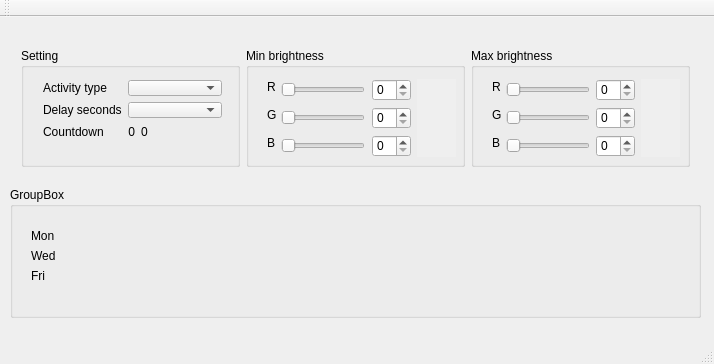
<?xml version="1.0" encoding="UTF-8"?>
<ui version="4.0">
    <class>mainwindowClass</class>
    <widget class="QMainWindow" name="mainwindowClass">
        <property name="geometry">
            <rect>
                <x>0</x>
                <y>0</y>
                <width>714</width>
                <height>364</height>
            </rect>
        </property>
        <property name="windowTitle">
            <string>mainwindow</string>
        </property>
        <widget class="QWidget" name="centralWidget">
            <widget class="QWidget" name="layoutWidget">
                <property name="geometry">
                    <rect>
                        <x>10</x>
                        <y>20</y>
                        <width>691</width>
                        <height>141</height>
                    </rect>
                </property>
                <layout class="QHBoxLayout" name="horizontalLayout">
                    <item>
                        <widget class="QGroupBox" name="groupBox_3">
                            <property name="title">
                                <string>Setting</string>
                            </property>
                            <widget class="QWidget" name="layoutWidget">
                                <property name="geometry">
                                    <rect>
                                        <x>11</x>
                                        <y>21</y>
                                        <width>201</width>
                                        <height>81</height>
                                    </rect>
                                </property>
                                <layout class="QGridLayout" name="gridLayout">
                                    <item row="2" column="0">
                                        <widget class="QLabel" name="label_10">
                                            <property name="text">
                                                <string>Countdown</string>
                                            </property>
                                        </widget>
                                    </item>
                                    <item row="0" column="0">
                                        <widget class="QLabel" name="activity_type_label">
                                            <property name="text">
                                                <string>Activity type</string>
                                            </property>
                                        </widget>
                                    </item>
                                    <item row="1" column="0">
                                        <widget class="QLabel" name="deley_type_label">
                                            <property name="text">
                                                <string>Delay seconds</string>
                                            </property>
                                        </widget>
                                    </item>
                                    <item row="0" column="1" colspan="3">
                                        <widget class="QComboBox" name="comboBoxActivityType"/>
                                    </item>
                                    <item row="1" column="1" colspan="3">
                                        <widget class="QComboBox" name="comboBoxTimer"/>
                                    </item>
                                    <item row="2" column="1">
                                        <widget class="QLabel" name="minutes_label">
                                            <property name="layoutDirection">
                                                <enum>Qt::LeftToRight</enum>
                                            </property>
                                            <property name="text">
                                                <string>0</string>
                                            </property>
                                            <property name="alignment">
                                                <set>Qt::AlignRight|Qt::AlignTrailing|Qt::AlignVCenter</set>
                                            </property>
                                        </widget>
                                    </item>
                                    <item row="2" column="3">
                                        <spacer name="horizontalSpacer">
                                            <property name="orientation">
                                                <enum>Qt::Horizontal</enum>
                                            </property>
                                            <property name="sizeHint" stdset="0">
                                                <size>
                                                    <width>40</width>
                                                    <height>20</height>
                                                </size>
                                            </property>
                                        </spacer>
                                    </item>
                                    <item row="2" column="2">
                                        <widget class="QLabel" name="seconds_label">
                                            <property name="text">
                                                <string>0</string>
                                            </property>
                                        </widget>
                                    </item>
                                </layout>
                            </widget>
                        </widget>
                    </item>
                    <item>
                        <widget class="QGroupBox" name="groupBox">
                            <property name="title">
                                <string>Min brightness</string>
                            </property>
                            <widget class="QLabel" name="label_6">
                                <property name="geometry">
                                    <rect>
                                        <x>21</x>
                                        <y>87</y>
                                        <width>16</width>
                                        <height>16</height>
                                    </rect>
                                </property>
                                <property name="text">
                                    <string>B</string>
                                </property>
                            </widget>
                            <widget class="QLabel" name="label_5">
                                <property name="geometry">
                                    <rect>
                                        <x>21</x>
                                        <y>59</y>
                                        <width>16</width>
                                        <height>16</height>
                                    </rect>
                                </property>
                                <property name="text">
                                    <string>G</string>
                                </property>
                            </widget>
                            <widget class="QSpinBox" name="spinBox_6">
                                <property name="geometry">
                                    <rect>
                                        <x>126</x>
                                        <y>87</y>
                                        <width>39</width>
                                        <height>22</height>
                                    </rect>
                                </property>
                                <property name="maximum">
                                    <number>255</number>
                                </property>
                            </widget>
                            <widget class="QSpinBox" name="spinBox_4">
                                <property name="geometry">
                                    <rect>
                                        <x>126</x>
                                        <y>31</y>
                                        <width>39</width>
                                        <height>22</height>
                                    </rect>
                                </property>
                                <property name="maximum">
                                    <number>255</number>
                                </property>
                            </widget>
                            <widget class="QLabel" name="label_4">
                                <property name="geometry">
                                    <rect>
                                        <x>21</x>
                                        <y>31</y>
                                        <width>16</width>
                                        <height>16</height>
                                    </rect>
                                </property>
                                <property name="text">
                                    <string>R</string>
                                </property>
                            </widget>
                            <widget class="QSlider" name="horizontalSliderMinGreenBrightness">
                                <property name="geometry">
                                    <rect>
                                        <x>35</x>
                                        <y>59</y>
                                        <width>84</width>
                                        <height>22</height>
                                    </rect>
                                </property>
                                <property name="maximum">
                                    <number>255</number>
                                </property>
                                <property name="orientation">
                                    <enum>Qt::Horizontal</enum>
                                </property>
                            </widget>
                            <widget class="QWidget" name="widgetMinPixelBrightnessColor" native="true">
                                <property name="geometry">
                                    <rect>
                                        <x>171</x>
                                        <y>31</y>
                                        <width>39</width>
                                        <height>78</height>
                                    </rect>
                                </property>
                                <property name="minimumSize">
                                    <size>
                                        <width>39</width>
                                        <height>3</height>
                                    </size>
                                </property>
                                <property name="autoFillBackground">
                                    <bool>true</bool>
                                </property>
                            </widget>
                            <widget class="QSlider" name="horizontalSliderMinBlueBrightness">
                                <property name="geometry">
                                    <rect>
                                        <x>35</x>
                                        <y>87</y>
                                        <width>84</width>
                                        <height>22</height>
                                    </rect>
                                </property>
                                <property name="maximum">
                                    <number>255</number>
                                </property>
                                <property name="orientation">
                                    <enum>Qt::Horizontal</enum>
                                </property>
                            </widget>
                            <widget class="QSlider" name="horizontalSliderMinRedBrightness">
                                <property name="geometry">
                                    <rect>
                                        <x>35</x>
                                        <y>31</y>
                                        <width>84</width>
                                        <height>22</height>
                                    </rect>
                                </property>
                                <property name="maximum">
                                    <number>255</number>
                                </property>
                                <property name="orientation">
                                    <enum>Qt::Horizontal</enum>
                                </property>
                            </widget>
                            <widget class="QSpinBox" name="spinBox_5">
                                <property name="geometry">
                                    <rect>
                                        <x>126</x>
                                        <y>59</y>
                                        <width>39</width>
                                        <height>22</height>
                                    </rect>
                                </property>
                                <property name="maximum">
                                    <number>255</number>
                                </property>
                            </widget>
                        </widget>
                    </item>
                    <item>
                        <widget class="QGroupBox" name="groupBox_2">
                            <property name="enabled">
                                <bool>true</bool>
                            </property>
                            <property name="title">
                                <string>Max brightness</string>
                            </property>
                            <widget class="QSpinBox" name="spinBox_2">
                                <property name="geometry">
                                    <rect>
                                        <x>125</x>
                                        <y>59</y>
                                        <width>39</width>
                                        <height>22</height>
                                    </rect>
                                </property>
                                <property name="maximum">
                                    <number>255</number>
                                </property>
                            </widget>
                            <widget class="QLabel" name="label_3">
                                <property name="geometry">
                                    <rect>
                                        <x>21</x>
                                        <y>87</y>
                                        <width>16</width>
                                        <height>16</height>
                                    </rect>
                                </property>
                                <property name="text">
                                    <string>B</string>
                                </property>
                            </widget>
                            <widget class="QLabel" name="label_2">
                                <property name="geometry">
                                    <rect>
                                        <x>21</x>
                                        <y>59</y>
                                        <width>16</width>
                                        <height>16</height>
                                    </rect>
                                </property>
                                <property name="text">
                                    <string>G</string>
                                </property>
                            </widget>
                            <widget class="QLabel" name="label">
                                <property name="geometry">
                                    <rect>
                                        <x>21</x>
                                        <y>31</y>
                                        <width>16</width>
                                        <height>16</height>
                                    </rect>
                                </property>
                                <property name="text">
                                    <string>R</string>
                                </property>
                            </widget>
                            <widget class="QSlider" name="horizontalSliderMaxBlueBrightness">
                                <property name="geometry">
                                    <rect>
                                        <x>35</x>
                                        <y>87</y>
                                        <width>84</width>
                                        <height>22</height>
                                    </rect>
                                </property>
                                <property name="maximum">
                                    <number>255</number>
                                </property>
                                <property name="orientation">
                                    <enum>Qt::Horizontal</enum>
                                </property>
                            </widget>
                            <widget class="QSpinBox" name="spinBox">
                                <property name="geometry">
                                    <rect>
                                        <x>125</x>
                                        <y>31</y>
                                        <width>39</width>
                                        <height>22</height>
                                    </rect>
                                </property>
                                <property name="maximum">
                                    <number>255</number>
                                </property>
                            </widget>
                            <widget class="QSpinBox" name="spinBox_3">
                                <property name="geometry">
                                    <rect>
                                        <x>125</x>
                                        <y>87</y>
                                        <width>39</width>
                                        <height>22</height>
                                    </rect>
                                </property>
                                <property name="maximum">
                                    <number>255</number>
                                </property>
                            </widget>
                            <widget class="QWidget" name="widgetMaxPixelBrightnessColor" native="true">
                                <property name="geometry">
                                    <rect>
                                        <x>170</x>
                                        <y>31</y>
                                        <width>39</width>
                                        <height>78</height>
                                    </rect>
                                </property>
                                <property name="minimumSize">
                                    <size>
                                        <width>39</width>
                                        <height>3</height>
                                    </size>
                                </property>
                                <property name="autoFillBackground">
                                    <bool>true</bool>
                                </property>
                            </widget>
                            <widget class="QSlider" name="horizontalSliderMaxRedBrightness">
                                <property name="geometry">
                                    <rect>
                                        <x>35</x>
                                        <y>31</y>
                                        <width>84</width>
                                        <height>22</height>
                                    </rect>
                                </property>
                                <property name="maximum">
                                    <number>255</number>
                                </property>
                                <property name="orientation">
                                    <enum>Qt::Horizontal</enum>
                                </property>
                            </widget>
                            <widget class="QSlider" name="horizontalSliderMaxGreenBrightness">
                                <property name="geometry">
                                    <rect>
                                        <x>35</x>
                                        <y>59</y>
                                        <width>84</width>
                                        <height>22</height>
                                    </rect>
                                </property>
                                <property name="maximum">
                                    <number>255</number>
                                </property>
                                <property name="orientation">
                                    <enum>Qt::Horizontal</enum>
                                </property>
                            </widget>
                        </widget>
                    </item>
                </layout>
            </widget>
            <widget class="QGroupBox" name="name_text_activity">
                <property name="geometry">
                    <rect>
                        <x>10</x>
                        <y>170</y>
                        <width>691</width>
                        <height>131</height>
                    </rect>
                </property>
                <property name="title">
                    <string>GroupBox</string>
                </property>
            </widget>
            <widget class="QWidget" name="layoutWidget">
                <property name="geometry">
                    <rect>
                        <x>20</x>
                        <y>190</y>
                        <width>731</width>
                        <height>98</height>
                    </rect>
                </property>
                <layout class="QHBoxLayout" name="horizontalLayout_2">
                    <item>
                        <layout class="QVBoxLayout" name="verticalLayout">
                            <item>
                                <spacer name="verticalSpacer_2">
                                    <property name="orientation">
                                        <enum>Qt::Vertical</enum>
                                    </property>
                                    <property name="sizeHint" stdset="0">
                                        <size>
                                            <width>12</width>
                                            <height>29</height>
                                        </size>
                                    </property>
                                </spacer>
                            </item>
                            <item>
                                <widget class="QLabel" name="label_7">
                                    <property name="maximumSize">
                                        <size>
                                            <width>32</width>
                                            <height>16777215</height>
                                        </size>
                                    </property>
                                    <property name="text">
                                        <string>Mon</string>
                                    </property>
                                </widget>
                            </item>
                            <item>
                                <widget class="QLabel" name="label_8">
                                    <property name="maximumSize">
                                        <size>
                                            <width>32</width>
                                            <height>16777215</height>
                                        </size>
                                    </property>
                                    <property name="text">
                                        <string>Wed</string>
                                    </property>
                                </widget>
                            </item>
                            <item>
                                <widget class="QLabel" name="label_9">
                                    <property name="maximumSize">
                                        <size>
                                            <width>32</width>
                                            <height>16777215</height>
                                        </size>
                                    </property>
                                    <property name="text">
                                        <string>Fri</string>
                                    </property>
                                </widget>
                            </item>
                            <item>
                                <spacer name="verticalSpacer">
                                    <property name="orientation">
                                        <enum>Qt::Vertical</enum>
                                    </property>
                                    <property name="sizeHint" stdset="0">
                                        <size>
                                            <width>12</width>
                                            <height>29</height>
                                        </size>
                                    </property>
                                </spacer>
                            </item>
                        </layout>
                    </item>
                    <item>
                        <widget class="QLabel" name="label_pixel_board">
                            <property name="enabled">
                                <bool>true</bool>
                            </property>
                            <property name="minimumSize">
                                <size>
                                    <width>10</width>
                                    <height>10</height>
                                </size>
                            </property>
                            <property name="maximumSize">
                                <size>
                                    <width>689</width>
                                    <height>91</height>
                                </size>
                            </property>
                            <property name="text">
                                <string/>
                            </property>
                        </widget>
                    </item>
                </layout>
            </widget>
        </widget>
        <widget class="QMenuBar" name="menuBar">
            <property name="geometry">
                <rect>
                    <x>0</x>
                    <y>0</y>
                    <width>714</width>
                    <height>22</height>
                </rect>
            </property>
        </widget>
        <widget class="QToolBar" name="mainToolBar">
            <attribute name="toolBarArea">
                <enum>TopToolBarArea</enum>
            </attribute>
            <attribute name="toolBarBreak">
                <bool>false</bool>
            </attribute>
        </widget>
        <widget class="QStatusBar" name="statusBar"/>
    </widget>
    <layoutdefault spacing="6" margin="11"/>
    <resources/>
    <connections>
        <connection>
            <sender>horizontalSliderMaxRedBrightness</sender>
            <signal>valueChanged(int)</signal>
            <receiver>spinBox</receiver>
            <slot>setValue(int)</slot>
            <hints>
                <hint type="sourcelabel">
                    <x>91</x>
                    <y>63</y>
                </hint>
                <hint type="destinationlabel">
                    <x>193</x>
                    <y>64</y>
                </hint>
            </hints>
        </connection>
        <connection>
            <sender>horizontalSliderMaxGreenBrightness</sender>
            <signal>valueChanged(int)</signal>
            <receiver>spinBox_2</receiver>
            <slot>setValue(int)</slot>
            <hints>
                <hint type="sourcelabel">
                    <x>94</x>
                    <y>88</y>
                </hint>
                <hint type="destinationlabel">
                    <x>193</x>
                    <y>97</y>
                </hint>
            </hints>
        </connection>
        <connection>
            <sender>horizontalSliderMaxBlueBrightness</sender>
            <signal>valueChanged(int)</signal>
            <receiver>spinBox_3</receiver>
            <slot>setValue(int)</slot>
            <hints>
                <hint type="sourcelabel">
                    <x>129</x>
                    <y>118</y>
                </hint>
                <hint type="destinationlabel">
                    <x>178</x>
                    <y>118</y>
                </hint>
            </hints>
        </connection>
        <connection>
            <sender>spinBox_3</sender>
            <signal>valueChanged(int)</signal>
            <receiver>horizontalSliderMaxBlueBrightness</receiver>
            <slot>setValue(int)</slot>
            <hints>
                <hint type="sourcelabel">
                    <x>193</x>
                    <y>130</y>
                </hint>
                <hint type="destinationlabel">
                    <x>121</x>
                    <y>127</y>
                </hint>
            </hints>
        </connection>
        <connection>
            <sender>spinBox_2</sender>
            <signal>valueChanged(int)</signal>
            <receiver>horizontalSliderMaxGreenBrightness</receiver>
            <slot>setValue(int)</slot>
            <hints>
                <hint type="sourcelabel">
                    <x>193</x>
                    <y>87</y>
                </hint>
                <hint type="destinationlabel">
                    <x>127</x>
                    <y>96</y>
                </hint>
            </hints>
        </connection>
        <connection>
            <sender>spinBox</sender>
            <signal>valueChanged(int)</signal>
            <receiver>horizontalSliderMaxRedBrightness</receiver>
            <slot>setValue(int)</slot>
            <hints>
                <hint type="sourcelabel">
                    <x>182</x>
                    <y>70</y>
                </hint>
                <hint type="destinationlabel">
                    <x>143</x>
                    <y>60</y>
                </hint>
            </hints>
        </connection>
        <connection>
            <sender>horizontalSliderMinRedBrightness</sender>
            <signal>valueChanged(int)</signal>
            <receiver>spinBox_4</receiver>
            <slot>setValue(int)</slot>
            <hints>
                <hint type="sourcelabel">
                    <x>326</x>
                    <y>66</y>
                </hint>
                <hint type="destinationlabel">
                    <x>387</x>
                    <y>58</y>
                </hint>
            </hints>
        </connection>
        <connection>
            <sender>horizontalSliderMinGreenBrightness</sender>
            <signal>valueChanged(int)</signal>
            <receiver>spinBox_5</receiver>
            <slot>setValue(int)</slot>
            <hints>
                <hint type="sourcelabel">
                    <x>338</x>
                    <y>102</y>
                </hint>
                <hint type="destinationlabel">
                    <x>385</x>
                    <y>96</y>
                </hint>
            </hints>
        </connection>
        <connection>
            <sender>horizontalSliderMinBlueBrightness</sender>
            <signal>valueChanged(int)</signal>
            <receiver>spinBox_6</receiver>
            <slot>setValue(int)</slot>
            <hints>
                <hint type="sourcelabel">
                    <x>316</x>
                    <y>123</y>
                </hint>
                <hint type="destinationlabel">
                    <x>388</x>
                    <y>120</y>
                </hint>
            </hints>
        </connection>
        <connection>
            <sender>spinBox_6</sender>
            <signal>valueChanged(int)</signal>
            <receiver>horizontalSliderMinBlueBrightness</receiver>
            <slot>setValue(int)</slot>
            <hints>
                <hint type="sourcelabel">
                    <x>395</x>
                    <y>122</y>
                </hint>
                <hint type="destinationlabel">
                    <x>321</x>
                    <y>127</y>
                </hint>
            </hints>
        </connection>
        <connection>
            <sender>spinBox_5</sender>
            <signal>valueChanged(int)</signal>
            <receiver>horizontalSliderMinGreenBrightness</receiver>
            <slot>setValue(int)</slot>
            <hints>
                <hint type="sourcelabel">
                    <x>398</x>
                    <y>96</y>
                </hint>
                <hint type="destinationlabel">
                    <x>321</x>
                    <y>95</y>
                </hint>
            </hints>
        </connection>
        <connection>
            <sender>spinBox_4</sender>
            <signal>valueChanged(int)</signal>
            <receiver>horizontalSliderMinRedBrightness</receiver>
            <slot>setValue(int)</slot>
            <hints>
                <hint type="sourcelabel">
                    <x>386</x>
                    <y>57</y>
                </hint>
                <hint type="destinationlabel">
                    <x>324</x>
                    <y>71</y>
                </hint>
            </hints>
        </connection>
    </connections>
</ui>
